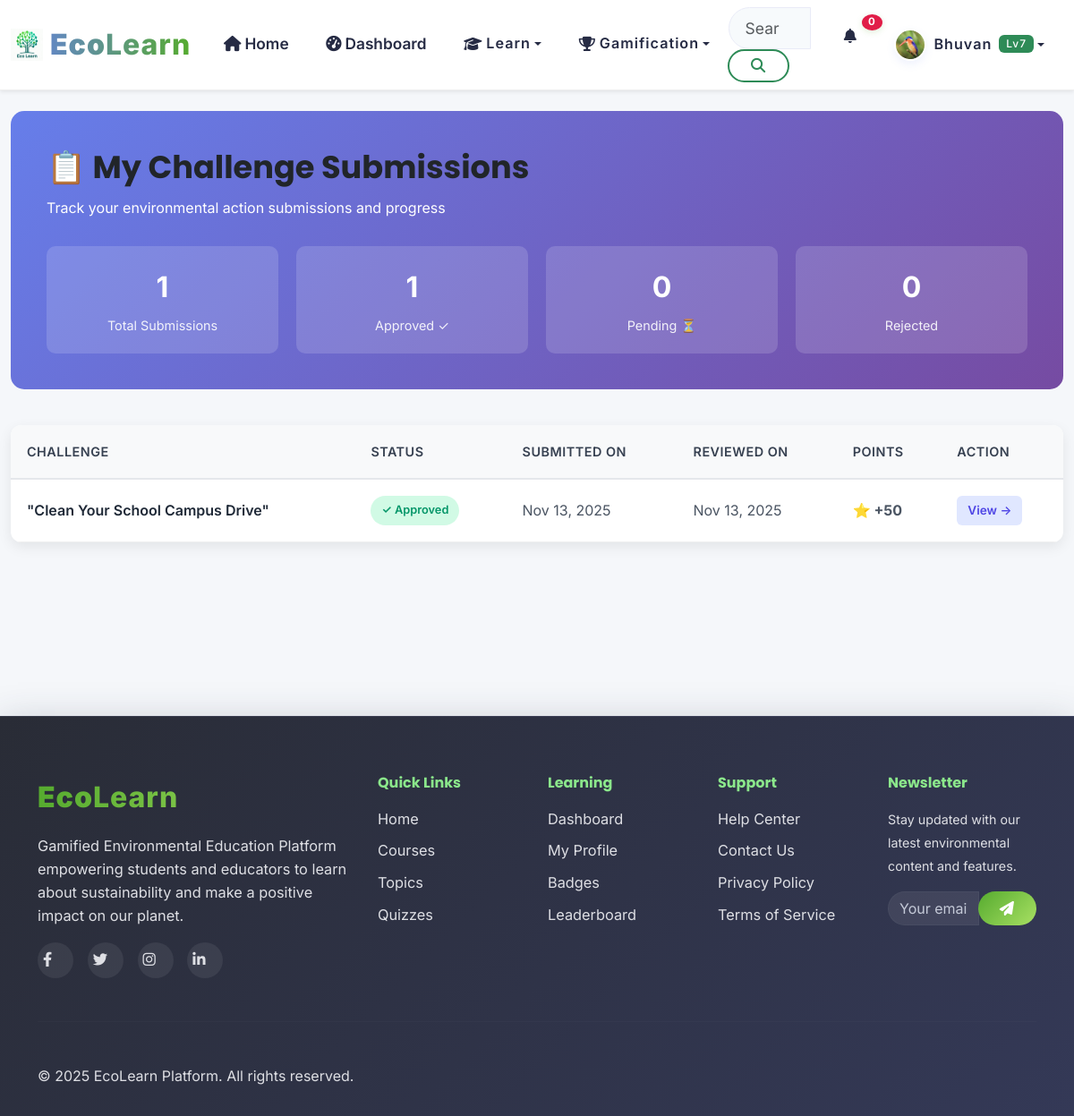
/api/v1/challenges/my-submissions/ (signed in), run on the app's committed database.
### apps/accounts/models.py (models this page shows, shortened)
class User(AbstractUser):
    email = models.EmailField(unique=True)
    first_name = models.CharField(max_length=30)
    last_name = models.CharField(max_length=30)
    USER_TYPES = (
        ('student', 'Student'),
        ('teacher', 'Teacher'),
        ('admin', 'Administrator'),
    )
    user_type = models.CharField(max_length=20, choices=USER_TYPES, default='student')
    institution = models.CharField(max_length=100, blank=True)
    grade_level = models.CharField(max_length=20, blank=True)
    student_id = models.CharField(max_length=100, blank=True)  # NEW
    avatar = models.ImageField(upload_to='avatars/', blank=True, null=True)
    bio = models.TextField(max_length=500, blank=True)
    date_of_birth = models.DateField(blank=True, null=True)
    phone = models.CharField(max_length=20, blank=True)  # NEW
    total_points = models.IntegerField(default=0)
    level = models.IntegerField(default=1)
    experience_points = models.IntegerField(default=0)
    last_login_streak = models.IntegerField(default=0)
    total_lessons_completed = models.IntegerField(default=0)
    total_quizzes_taken = models.IntegerField(default=0)
    preferred_language = models.CharField(max_length=10, default='en')
    notifications_enabled = models.BooleanField(default=True)
    email_notifications = models.BooleanField(default=False)
    show_on_leaderboard = models.BooleanField(default=True)
    learning_style = models.CharField(max_length=50, blank=True)
    created_at = models.DateTimeField(auto_now_add=True)
    updated_at = models.DateTimeField(auto_now=True)
    is_verified = models.BooleanField(default=False)
    USERNAME_FIELD = 'email'
    REQUIRED_FIELDS = ['username', 'first_name', 'last_name']
    class Meta:
        db_table = 'users'
        verbose_name = 'User'
        verbose_name_plural = 'Users'

### apps/challenges/models.py (models this page shows, shortened)
class ChallengeSubmission(models.Model):
    SUBMISSION_STATUS = [
        ('pending', 'Pending Review'),
        ('approved', 'Approved'),
        ('rejected', 'Rejected'),
    ]
    user = models.ForeignKey(User, on_delete=models.CASCADE, related_name='challenge_submissions')
    challenge = models.ForeignKey(Challenge, on_delete=models.CASCADE, related_name='submissions')
    proof_file = models.FileField(
        upload_to='challenge_proofs/%Y/%m/%d/',
        validators=[FileExtensionValidator(allowed_extensions=['pdf', 'jpg', 'jpeg', 'png'])]
    )
    description = models.TextField(blank=True, help_text="User's description of what they did")
    status = models.CharField(max_length=20, choices=SUBMISSION_STATUS, default='pending')
    submitted_at = models.DateTimeField(auto_now_add=True)
    reviewed_at = models.DateTimeField(null=True, blank=True)
    reviewer_notes = models.TextField(blank=True, help_text="Admin notes during review")
    reviewed_by = models.ForeignKey(
        User,
        on_delete=models.SET_NULL,
        null=True,
        blank=True,
        related_name='reviewed_submissions'
    )
    class Meta:
        unique_together = ('user', 'challenge')  # One submission per user per challenge
        ordering = ['-submitted_at']

class Challenge(models.Model):
    STATUS_CHOICES = [
        ('active', 'Active'),
        ('inactive', 'Inactive'),
        ('archived', 'Archived'),
    ]
    title = models.CharField(max_length=200)
    description = models.TextField()
    instructions = models.TextField(help_text="Step-by-step instructions for completing the challenge")
    difficulty = models.CharField(
        max_length=20,
        choices=[
            ('easy', 'Easy'),
            ('medium', 'Medium'),
            ('hard', 'Hard'),
        ],
        default='medium'
    )
    points_reward = models.IntegerField(default=50, help_text="Points awarded upon approval")
    badge_name = models.CharField(max_length=100, blank=True, help_text="Badge name (optional)")
    category = models.CharField(
        max_length=100,
        choices=[
            ('tree_plantation', 'Tree Plantation'),
            ('waste_management', 'Waste Management'),
            ('water_conservation', 'Water Conservation'),
            ('energy_saving', 'Energy Saving'),
            ('clean_environment', 'Clean Environment'),
            ('other', 'Other'),
        ],
        default='other'
    )
    thumbnail = models.ImageField(upload_to='challenges/', null=True, blank=True)
    status = models.CharField(max_length=20, choices=STATUS_CHOICES, default='active')
    created_at = models.DateTimeField(auto_now_add=True)
    updated_at = models.DateTimeField(auto_now=True)
    class Meta:
        ordering = ['-created_at']

### apps/challenges/views.py (the view)
# urls.py: path('my-submissions/', views.my_submissions, name='my_submissions'),
@login_required
def my_submissions(request):
    submissions = ChallengeSubmission.objects.filter(user=request.user).select_related('challenge')
    context = {
        'submissions': submissions,
        'pending_count': submissions.filter(status='pending').count(),
        'approved_count': submissions.filter(status='approved').count(),
        'rejected_count': submissions.filter(status='rejected').count(),
    }
    return render(request, 'challenges/my_submissions.html', context)

### templates/challenges/my_submissions.html (shortened to what this page needs)
{% extends 'base.html' %}
{% load static %}
{% block content %}
<div class="container-fluid py-5">
    <div class="submissions-hero">
        <h1>📋 My Challenge Submissions</h1>
        <p>Track your environmental action submissions and progress</p>
        <div class="stats-row">
            <div class="stat-card">
                <div class="stat-value">{{ submissions.count }}</div>
                <div class="stat-label">Total Submissions</div>
            </div>
            <div class="stat-card">
                <div class="stat-value">{{ approved_count }}</div>
                <div class="stat-label">Approved ✓</div>
            </div>
            <div class="stat-card">
                <div class="stat-value">{{ pending_count }}</div>
                <div class="stat-label">Pending ⏳</div>
            </div>
            <div class="stat-card">
                <div class="stat-value">{{ rejected_count }}</div>
                <div class="stat-label">Rejected</div>
            </div>
        </div>
    </div>
    {% if submissions %}
        <div class="submissions-table">
            <div class="table-wrapper">
                <table>
                    <thead>
                        <tr>
                            <th>Challenge</th>
                            <th>Status</th>
                            <th>Submitted On</th>
                            <th>Reviewed On</th>
                            <th>Points</th>
                            <th>Action</th>
                        </tr>
                    </thead>
                    <tbody>
                        {% for submission in submissions %}
                            <tr>
                                <td class="challenge-name">{{ submission.challenge.title }}</td>
                                <td>
                                    <span class="status-badge status-{{ submission.get_status_display|lower }}">
                                        {% if submission.status == 'approved' %}
                                            ✓ {{ submission.get_status_display }}
                                        {% elif submission.status == 'pending' %}
                                            ⏳ {{ submission.get_status_display }}
                                        {% else %}
                                            ✗ {{ submission.get_status_display }}
                                        {% endif %}
                                    </span>
                                </td>
                                <td>{{ submission.submitted_at|date:"M d, Y" }}</td>
                                <td>
                                    {% if submission.reviewed_at %}
                                        {{ submission.reviewed_at|date:"M d, Y" }}
                                    {% else %}
                                        —
                                    {% endif %}
                                </td>
                                <td>
                                    {% if submission.status == 'approved' %}
                                        <strong>⭐ +{{ submission.challenge.points_reward }}</strong>
                                    {% else %}
                                        —
                                    {% endif %}
                                </td>
                                <td>
                                    <div class="action-links">
                                        <a href="{% url 'challenges:challenge_detail' submission.challenge.pk %}" class="link-view">View →</a>
                                    </div>
                                </td>
                            </tr>
                        {% endfor %}
                    </tbody>
                </table>
            </div>
        </div>
    {% endif %}
</div>
{% endblock %}

### templates/components/navigation.html (shortened to what this page needs)
{% load static %}
<nav class="navbar navbar-expand-lg navbar-light bg-white shadow-sm fixed-top">
    <div class="container-fluid">
        <a class="navbar-brand d-flex align-items-center" href="{% url 'core:home' %}">
            <img src="{% static 'images/Logos.png' %}" alt="EEP Logo" class="navbar-logo me-2" style="height: 32px;">
            <span class="brand-text"><strong class="text-primary">Eco</strong><span class="text-success">Learn</span></span>
        </a>
        <div class="collapse navbar-collapse" id="navbarNav">
            <ul class="navbar-nav me-auto">
                <li class="nav-item">
                    <a class="nav-link {% if request.resolver_match.url_name == 'home' %}active{% endif %}" href="{% url 'core:home' %}">
                        <i class="fas fa-home me-1"></i>Home
                    </a>
                </li>
                {% if user.is_authenticated %}
                    {% if user.user_type != 'teacher' %}
                    <li class="nav-item">
                        <a class="nav-link {% if request.resolver_match.url_name == 'dashboard' %}active{% endif %}" href="{% url 'core:dashboard' %}">
                            <i class="fas fa-tachometer-alt me-1"></i>Dashboard
                        </a>
                    </li>
                    {% endif %}
                {% endif %}
                 {% if user.user_type != 'teacher' %}
                <li class="nav-item dropdown">
                    <button class="nav-link dropdown-toggle btn btn-link border-0 bg-transparent" type="button" data-bs-toggle="dropdown">
                        <i class="fas fa-graduation-cap me-1"></i>Learn
                    </button>
                </li>
                {% endif %}
                {% if user.is_authenticated %}
                <li class="nav-item dropdown">
                    <button class="nav-link dropdown-toggle btn btn-link border-0 bg-transparent" type="button" data-bs-toggle="dropdown">
                        <i class="fas fa-trophy me-1"></i>Gamification
                    </button>
                </li>
                {% endif %}
            </ul>
            <form class="d-flex me-3" role="search">
                <div class="input-group">
                    <input class="form-control search-input" type="search" placeholder="Search courses, topics..." aria-label="Search" id="globalSearch">
                    <button class="btn btn-outline-primary" type="submit">
                        <i class="fas fa-search"></i>
                    </button>
                </div>
            </form>
            <ul class="navbar-nav">
                {% if user.is_authenticated %}
                    <li class="nav-item dropdown">
                        <button class="nav-link notification-toggle btn btn-link border-0 bg-transparent" type="button" data-bs-toggle="dropdown">
                            <i class="fas fa-bell"></i>
                            <span class="notification-badge" id="notificationCount">0</span>
                        </button>
                    </li>
                    <li class="nav-item dropdown">
                        <button class="nav-link dropdown-toggle user-menu btn btn-link border-0 bg-transparent" type="button" data-bs-toggle="dropdown">
                            <img src="{% if user.avatar %}{{ user.avatar.url }}{% else %}{% static 'images/avatars/default.png' %}{% endif %}" alt="Profile" class="user-avatar me-2">
                            <span class="user-name">{{ user.first_name }}</span>
                            <span class="user-level badge bg-primary ms-2">Lv{{ user_level }}</span>
                        </button>
                    </li>
                {% endif %}
            </ul>
        </div>
    </div>
</nav>

### data on the page
User: avatar (picture), first_name "Bhuvan"
ChallengeSubmission: challenge "\"Clean Your School Campus Drive\"", status "Approved", submitted_at "Nov 13, 2025", reviewed_at "Nov 13, 2025", challenge.points_reward "50"

### other printed values
{{ user_level }} "7"
{{ submissions.count }} "1"
{{ approved_count }} "1"
{{ pending_count }} "0"
{{ rejected_count }} "0"
